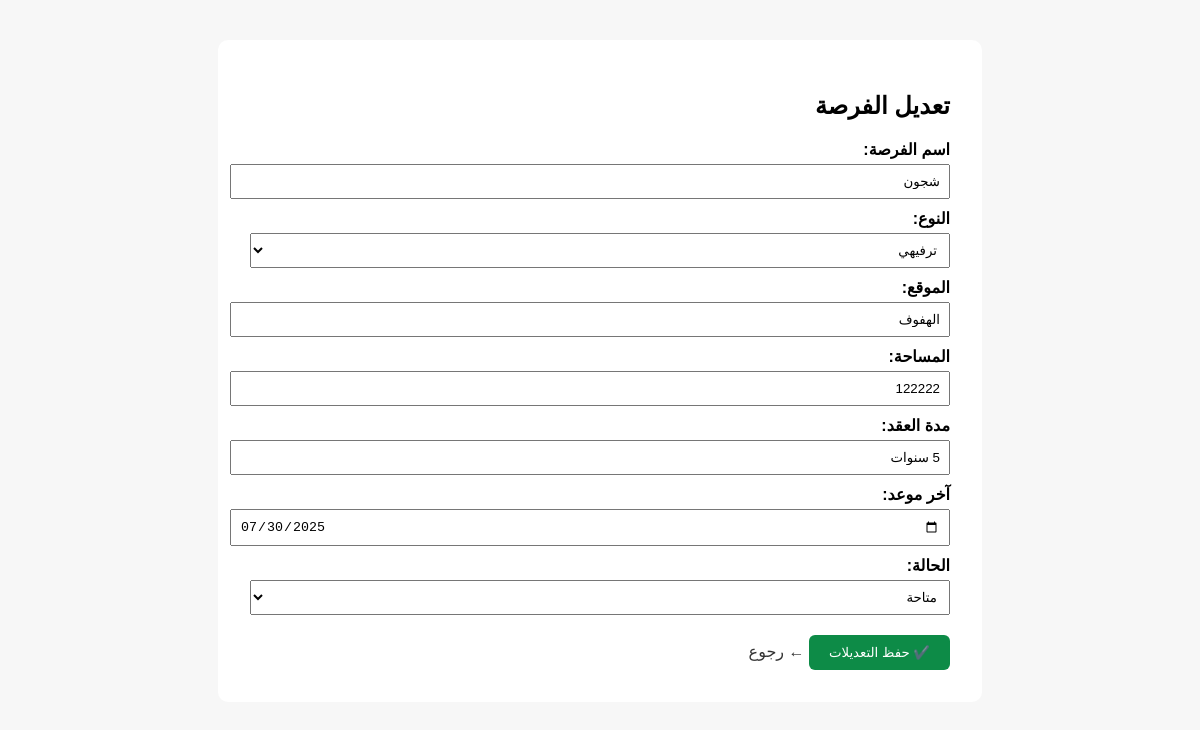
The page /admin/edit.php?id=8 (signed in) on the database its author committed.
### tables this page shows
CREATE TABLE `opportunities` (
  `id` int(11) NOT NULL,
  `name` varchar(255) DEFAULT NULL,
  `location` varchar(255) DEFAULT NULL,
  `area` varchar(100) DEFAULT NULL,
  `type` varchar(100) DEFAULT NULL,
  `status` varchar(50) DEFAULT NULL,
  `duration` varchar(100) DEFAULT NULL,
  `lastDate` date DEFAULT NULL,
  `map` text DEFAULT NULL,
  `link` varchar(255) DEFAULT NULL
);

### admin/edit.php (the view, shortened to what this page needs)
<?php
include("includes/db.php");
$id = intval($_GET['id']);
$result = $conn->query("SELECT * FROM opportunities WHERE id = $id LIMIT 1");
$row = $result->fetch_assoc();
?>
<!DOCTYPE html>
<html lang="ar" dir="rtl">
<head>
</head>
<body>
  <form method="post">
    <h2>تعديل الفرصة</h2>
    <label>اسم الفرصة:</label>
    <input type="text" name="name" required value="<?= htmlspecialchars($row['name']) ?>">
    <label>النوع:</label>
    <select name="type" required>
      <option value="ترفيهي" <?= $row['type'] == 'ترفيهي' ? 'selected' : '' ?>>ترفيهي</option>
    </select>
    <label>الموقع:</label>
    <input type="text" name="location" required value="<?= htmlspecialchars($row['location']) ?>">
    <label>المساحة:</label>
    <input type="text" name="area" required value="<?= htmlspecialchars($row['area']) ?>">
    <label>مدة العقد:</label>
    <input type="text" name="duration" required value="<?= htmlspecialchars($row['duration']) ?>">
    <label>آخر موعد:</label>
    <input type="date" name="lastDate" required value="<?= htmlspecialchars($row['lastDate']) ?>">
    <label>الحالة:</label>
    <select name="status" required>
      <option value="متاحة" <?= $row['status'] == 'متاحة' ? 'selected' : '' ?>>متاحة</option>
    </select>
    <button type="submit">✔️ حفظ التعديلات</button>
    <a class="back" href="dashboard.php">← رجوع</a>
  </form>
</body>
</html>

### admin/edit.php (style rules this page uses)
body { font-family: Arial; background: #f7f7f7; padding: 2rem; }
form { max-width: 700px; margin: auto; background: white; padding: 2rem; border-radius: 10px; }
label { display: block; margin-top: 10px; font-weight: bold; }
input, select { width: 100%; padding: 8px; margin-top: 5px; }
button { margin-top: 20px; padding: 10px 20px; background: #0d8b47; color: white; border: none; border-radius: 6px; cursor: pointer; }
a.back { display: inline-block; margin-top: 10px; text-decoration: none; color: #333; }

### rows shown on the page
opportunities: name "شجون", type "ترفيهي", location "الهفوف", area "122222", duration "5 سنوات", lastDate "07/30/2025", status "متاحة"
